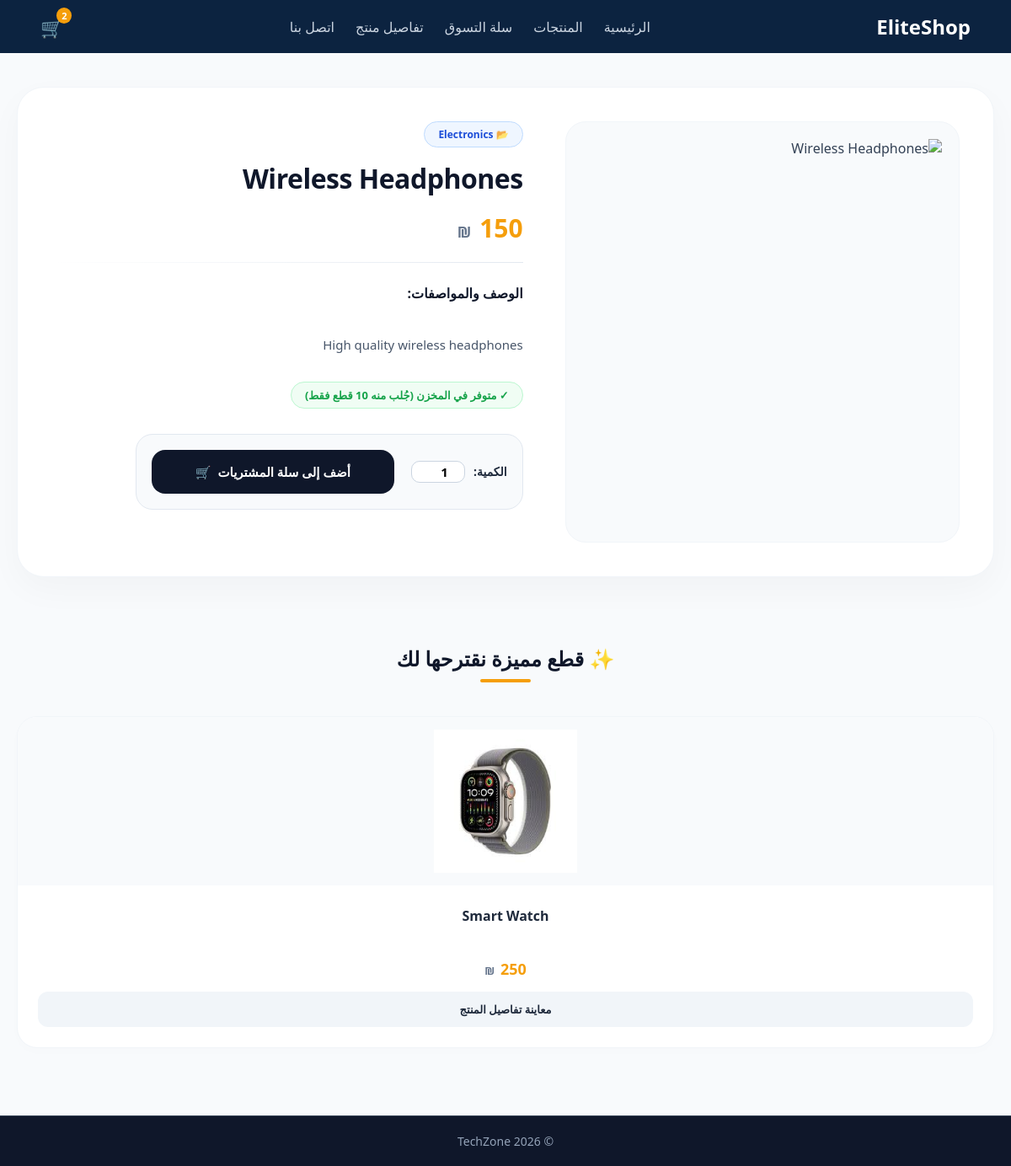
/pages/product-detail.php?id=1 (signed in), run on the app's committed database.
### tables this page shows
CREATE TABLE `products` (
  `product_id` int NOT NULL,
  `name` varchar(150) NOT NULL,
  `description` text,
  `price` decimal(10,2) NOT NULL,
  `stock_quantity` int DEFAULT '0',
  `image_url` varchar(255) DEFAULT NULL,
  `category_id` int DEFAULT NULL,
  `created_at` timestamp NULL DEFAULT CURRENT_TIMESTAMP
);

CREATE TABLE `categories` (
  `category_id` int NOT NULL,
  `name` varchar(50) NOT NULL,
  `description` text
);

### pages/product-detail.php (the view, shortened to what this page needs)
<?php
require_once __DIR__ . '/../includes/db.php';
$id = (int)($_GET['id'] ?? 0);
$stmt = $conn->prepare(
    "SELECT p.*, c.name AS category_name
     FROM products p
     LEFT JOIN categories c ON p.category_id = c.category_id
     WHERE p.product_id = ?"
);
$stmt->bind_param('i', $id);
$stmt->execute();
$p = $stmt->get_result()->fetch_assoc();
$relStmt = $conn->prepare(
    "SELECT * FROM products
     WHERE category_id = ? AND product_id != ?
     LIMIT 3"
);
$relStmt->bind_param('ii', $p['category_id'], $id);
$relStmt->execute();
$related = $relStmt->get_result();
require_once '../includes/header.php';
require_once '../includes/navbar.php';
?>
<main class="main-container" style="max-width: 1200px; margin: 0 auto; padding: 40px 20px; font-family: system-ui, -apple-system, sans-serif; direction: rtl; min-height: 80vh;">
    <div class="premium-detail-container">
        <div class="premium-image-box">
            <img src="/php-ecommerce-project/<?= htmlspecialchars($p['image_url'] ?? 'assets/images/products/placeholder.jpg') ?>"
                 alt="<?= htmlspecialchars($p['name']) ?>"
                 onerror="this.src='/php-ecommerce-project/assets/images/products/placeholder.jpg'">
        </div>
        <div class="detail-info" style="flex: 1.2; min-width: 320px; display: flex; flex-direction: column; align-items: flex-start; text-align: right;">
            <span class="category-tag" style="background-color: #eff6ff; color: #1d4ed8; padding: 6px 16px; border-radius: 30px; font-size: 12px; font-weight: 700; margin-bottom: 15px; border: 1px solid #bfdbfe;">
                📂 <?= htmlspecialchars($p['category_name'] ?? 'عام') ?>
            </span>
            <h1 style="font-size: 32px; color: #0f172a; margin: 0 0 15px 0; font-weight: 800; line-height: 1.4; letter-spacing: -0.5px;"><?= htmlspecialchars($p['name']) ?></h1>
            <div style="display: flex; align-items: center; gap: 15px; margin-bottom: 20px;">
                <p class="detail-price" style="color: #f59e0b; font-size: 30px; font-weight: 800; margin: 0; direction: rtl;">
                    <?= number_format($p['price'], 0) ?> <span style="font-size: 18px; font-weight: 600; color: #64748b; margin-right: 2px;">₪</span>
                </p>
            </div>
            <div style="width: 100%; height: 1px; background: linear-gradient(to left, #e2e8f0, transparent); margin-bottom: 25px;"></div>
            <h3 style="font-size: 16px; color: #0f172a; margin-bottom: 10px; font-weight: 700;">الوصف والمواصفات:</h3>
            <p class="detail-desc" style="font-size: 15px; color: #475569; line-height: 1.8; margin: 0 0 30px 0; white-space: pre-line; text-align: justify;">
                <?= nl2br(htmlspecialchars($p['description'])) ?>
            </p>
            <div style="margin-bottom: 30px;">
                <?php if ($p['stock_quantity'] > 0): ?>
                    <span style="background-color: #f0fdf4; color: #16a34a; padding: 6px 16px; border-radius: 30px; font-size: 13px; font-weight: 700; display: inline-block; border: 1px solid #bbf7d0;">
                        ✓ متوفر في المخزن (جُلب منه <?= $p['stock_quantity'] ?> قطع فقط)
                    </span>
                <?php else: ?>
                    <span style="background-color: #fef2f2; color: #dc2626; padding: 6px 16px; border-radius: 30px; font-size: 13px; font-weight: 700; display: inline-block; border: 1px solid #fecaca;">
                        ✕ غير متوفر في المخزن حالياً
                    </span>
                <?php endif; ?>
            </div>
            <?php if ($p['stock_quantity'] > 0): ?>
            <form action="/php-ecommerce-project/api/add-to-cart.php" method="POST" class="add-form" style="display: flex; align-items: center; gap: 20px; width: 100%; max-width: 460px; background-color: #f8fafc; padding: 18px; border-radius: 20px; border: 1px solid #e2e8f0;">
                <div style="display: flex; align-items: center; gap: 10px;">
                    <label for="qty" style="font-size: 14px; color: #1e293b; font-weight: 700; white-space: nowrap;">الكمية:</label>
                    <div style="display: flex; align-items: center; background: #ffffff; border: 1px solid #cbd5e1; border-radius: 10px; padding: 2px 6px;">
                        <input type="number" id="qty" name="quantity" value="1" min="1" max="<?= $p['stock_quantity'] ?>" class="qty-input" style="width: 50px; border: none; text-align: center; font-size: 15px; font-weight: 700; outline: none; background: transparent;">
                    </div>
                </div>
                <button type="submit" class="btn-add-to-cart">
                    <span>أضف إلى سلة المشتريات</span>
                    <span>🛒</span>
                </button>
            </form>
            <?php endif; ?>
        </div>
    </div>
    <?php if ($related->num_rows > 0): ?>
    <section class="related-section" style="margin-top: 80px;">
        <div style="text-align: center; margin-bottom: 40px;">
            <h2 style="font-size: 24px; color: #0f172a; font-weight: 800; margin-bottom: 8px;">✨ قطع مميزة نقترحها لك</h2>
            <div style="width: 60px; height: 4px; background-color: #f59e0b; margin: 0 auto; border-radius: 2px;"></div>
        </div>
        <div class="products-grid" style="display: grid; grid-template-columns: repeat(auto-fit, minmax(280px, 1fr)); gap: 30px; justify-content: center;">
            <?php while ($r = $related->fetch_assoc()): ?>
            <div class="related-card">
                <div class="related-img-wrapper">
                    <img src="/php-ecommerce-project/<?= htmlspecialchars($r['image_url'] ?? 'assets/images/products/placeholder.jpg') ?>"
                         alt="<?= htmlspecialchars($r['name']) ?>"
                         onerror="this.src='/php-ecommerce-project/assets/images/products/placeholder.jpg'">
                </div>
                <div class="card-body" style="padding: 24px; flex-grow: 1; display: flex; flex-direction: column; justify-content: space-between; align-items: center; gap: 15px;">
                    <h3 style="font-size: 16px; color: #1e293b; margin: 0; font-weight: 700; line-height: 1.5; height: 48px; overflow: hidden; display: -webkit-box; -webkit-line-clamp: 2; -webkit-box-orient: vertical; text-align: center;"><?= htmlspecialchars($r['name']) ?></h3>
                    <p class="price" style="color: #f59e0b; font-size: 18px; font-weight: 800; margin: 0; direction: rtl;">
                        <?= number_format($r['price'], 0) ?> <span style="font-size: 13px; font-weight: 600; color: #64748b; margin-right: 2px;">₪</span>
                    </p>
                    <a href="product-detail.php?id=<?= $r['product_id'] ?>" style="width: 100%; text-align: center; background-color: #f1f5f9; color: #1e293b; text-decoration: none; padding: 12px 20px; border-radius: 12px; font-size: 13px; font-weight: 700; transition: all 0.2s;" onmouseover="this.style.backgroundColor='#0f172a'; this.style.color='#ffffff';" onmouseout="this.style.backgroundColor='#f1f5f9'; this.style.color='#1e293b';">معاينة تفاصيل المنتج</a>
                </div>
            </div>
            <?php endwhile; ?>
        </div>
    </section>
    <?php endif; ?>
</main>
<?php require_once '../includes/footer.php'; ?>

### assets/css/style.css (style rules this page uses)
:root { --primary-color: #0f172a; --accent-color: #f59e0b; --text-color: #334155; --light-bg: #f8fafc; --white: #ffffff; }
* { margin: 0; padding: 0; box-sizing: border-box; font-family: 'Segoe UI', Tahoma, Geneva, Verdana, sans-serif; }
body { background-color: var(--light-bg); color: var(--text-color); direction: rtl; text-align: right; position: relative; min-height: 100vh; margin: 0; }

### pages/product-detail.php (style rules this page uses)
.premium-detail-container { display: flex; flex-wrap: wrap; gap: 50px; background: #ffffff; padding: 40px; border-radius: 32px; box-shadow: 0 15px 40px rgba(15, 23, 42, 0.03); border: 1px solid #f1f5f9; align-items: flex-start; margin-bottom: 60px; }
.premium-image-box { flex: 1; min-width: 320px; max-width: 550px; height: 500px; border-radius: 24px; overflow: hidden; background-color: #f8fafc; border: 1px solid #f1f5f9; display: flex; align-items: center; justify-content: center; position: relative; }
.premium-image-box img { width: 100%; height: 100%; object-fit: contain; padding: 20px; transition: transform 0.5s ease; }
.btn-add-to-cart { flex: 1; background-color: #0f172a; color: white; border: none; padding: 16px 25px; border-radius: 16px; font-weight: 600; cursor: pointer; font-size: 15px; display: flex; justify-content: center; align-items: center; gap: 8px; transition: all 0.3s ease; }
.related-card { background: #ffffff; border-radius: 24px; box-shadow: 0 4px 15px rgba(0,0,0,0.01); overflow: hidden; display: flex; flex-direction: column; text-align: center; border: 1px solid #f1f5f9; transition: all 0.4s cubic-bezier(0.4, 0, 0.2, 1); }
.related-img-wrapper { width: 100%; height: 200px; overflow: hidden; background-color: #f8fafc; }
.related-img-wrapper img { width: 100%; height: 100%; object-fit: contain; padding: 15px; transition: transform 0.4s; }

### data on the page
products: category.name "Electronics", name "Wireless Headphones", description "High quality wireless headphones", stock_quantity "10"
products: image_url (picture), name "Smart Watch"

### other printed values
$cartCount "2"
